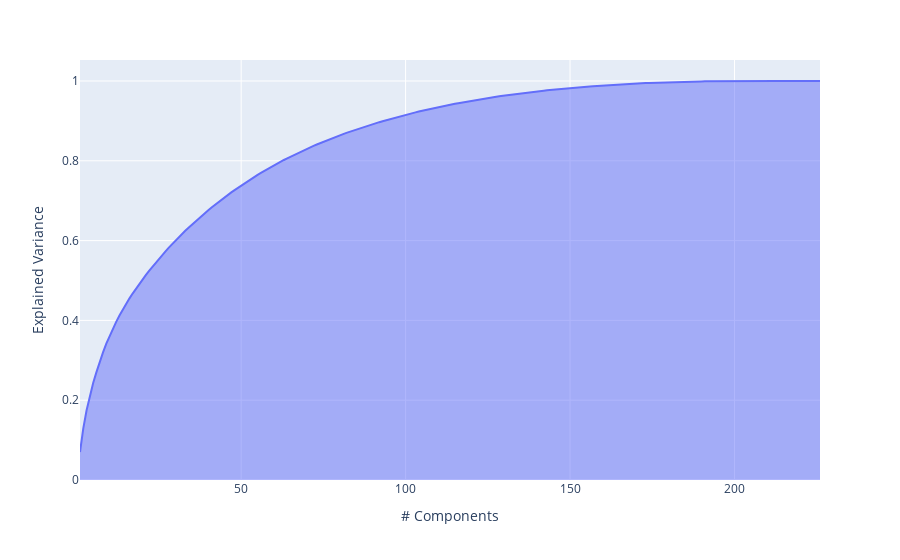

The cell this chart's notebook holds for it:
### Code cell
from sklearn.decomposition import PCA
pca = PCA()
pca.fit(bm25)
exp_var_cumul = np.cumsum(pca.explained_variance_ratio_)

px.area(
    x=range(1, exp_var_cumul.shape[0] + 1),
    y=exp_var_cumul,
    labels={"x": "# Components", "y": "Explained Variance"}
)

### Figure 1 — Plotly figure (JSON) as saved in the notebook; plotly's stock layout.template omitted (floating-point values rounded to 4 significant figures; data arrays with more than 128 entries replaced by an {"elided": "..."} marker saying what was removed)
{"data": [{"hovertemplate": "# Components=%{x}<br>Explained Variance=%{y}<extra></extra>", "legendgroup": "", "line": {"color": "#636efa"}, "mode": "lines", "name": "", "orientation": "v", "showlegend": false, "stackgroup": "1", "type": "scatter", "x": {"elided": "226 int values"}, "xaxis": "x", "y": {"elided": "226 float values"}, "yaxis": "y"}], "layout": {"legend": {"tracegroupgap": 0}, "margin": {"t": 60}, "xaxis": {"anchor": "y", "domain": [0, 1], "title": {"text": "# Components"}}, "yaxis": {"anchor": "x", "domain": [0, 1], "title": {"text": "Explained Variance"}}}}
